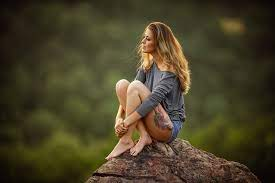
#> input picture sample2.jpg, 275 x 183 px
$ python cv3.py
#> lines starting #> are read from the running program, lines starting #| are printed output that depends on the picture
import cv2
img = cv2.imread("sample2.jpg")
#> img is the input picture: shape (183, 275, 3); mean B, G, R 39.7, 64.8, 72.9
print(img.size)
#| 150975
print(img.shape)
#| (183, 275, 3)
print(img.dtype)
#| uint8

cv2.imshow("Image",img)

print("converting into greyscale")
grayImage = cv2.cvtColor(img,cv2.COLOR_BGR2GRAY)
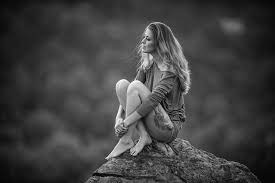
#> grayImage: shape (183, 275); min 1, max 253, mean 64.4
cv2.imwrite("sample2_gray.jpg",grayImage)
cv2.imshow("image",grayImage)
cv2.waitKey(0)
cv2.destroyAllWindows()

$ run again, with sample1.jpg copied over sample2.jpg
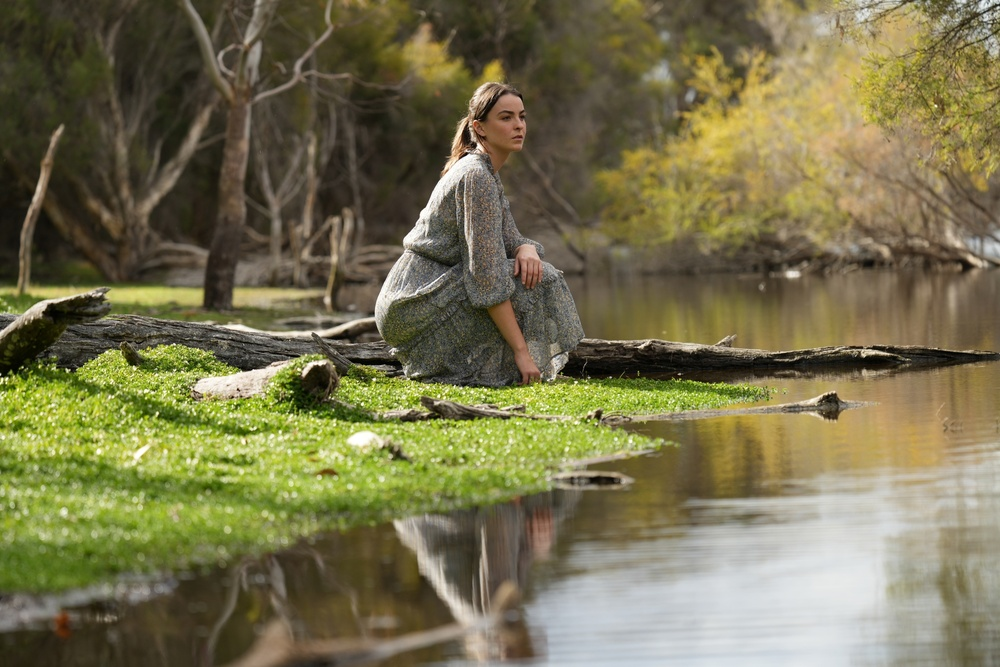
#> input picture sample1.jpg, 1000 x 667 px, shrunk from 2048 x 1365 before the run
#> img is the input picture: shape (667, 1000, 3); mean B, G, R 79.1, 114.4, 119.5
#| 2001000
#| (667, 1000, 3)
#| uint8
#> `grayImage = cv2.cvtColor(img,cv2.COLOR_BGR2GRAY)`:
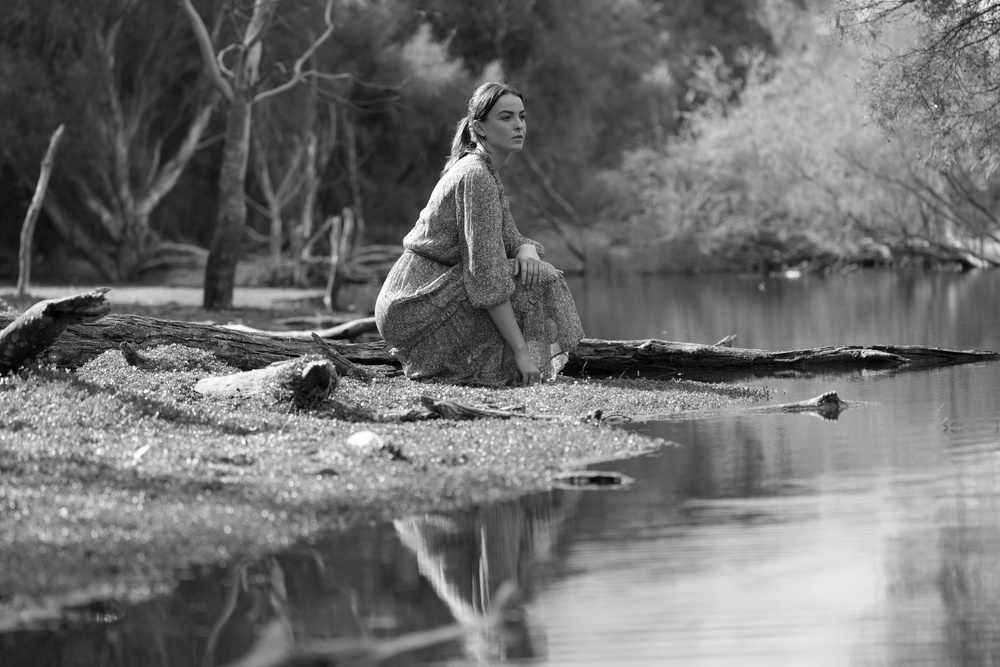
#> grayImage: shape (667, 1000); min 0, max 255, mean 111.9
